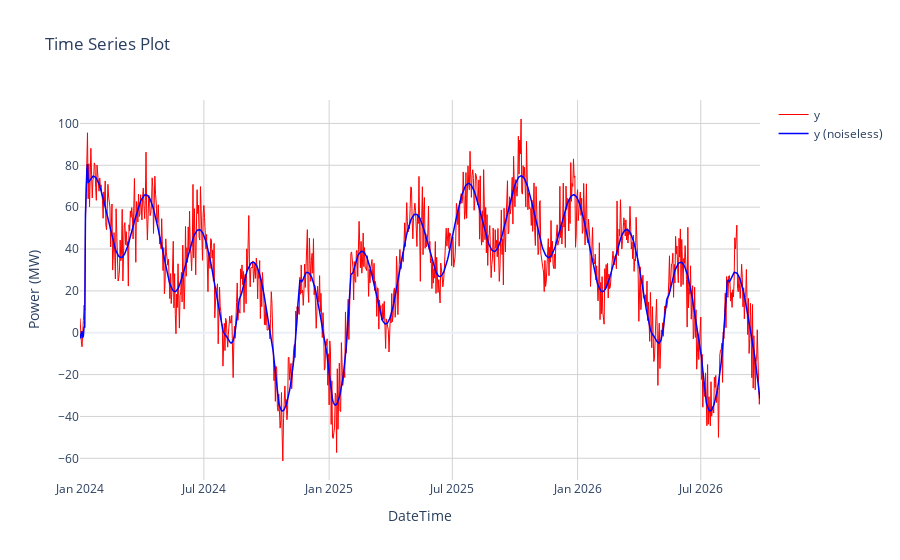

The code cell stored with this chart in its notebook:
### Code cell
import plotly.graph_objects as go

fig = go.Figure()

# Plot noisy y(t)
fig.add_trace(go.Scatter(
    x=DateTime,
    y=y.numpy(),
    mode='lines',
    name='y',
    line=dict(color='red', width=1)
))

# Plot noiseless y(t)
fig.add_trace(go.Scatter(
    x=DateTime,
    y=y_noiseless.numpy(),
    mode='lines',
    name='y (noiseless)',
    line=dict(color='blue', width=1.5)
))


# Update layout for title, axis labels, and grid
fig.update_layout(
    title='Time Series Plot',
    xaxis_title='DateTime',
    yaxis_title='Power (MW)',
    hovermode='x unified', # This is useful for time series to see values across traces at a given x
    template='plotly_white' # A clean white background template
)

# Add gridlines
fig.update_xaxes(showgrid=True, gridwidth=1, gridcolor='lightgray')
fig.update_yaxes(showgrid=True, gridwidth=1, gridcolor='lightgray')

fig.show()

### Figure 1 — Plotly figure (JSON) as saved in the notebook; plotly's stock layout.template omitted (floating-point values rounded to 4 significant figures; data arrays with more than 128 entries replaced by an {"elided": "..."} marker saying what was removed)
{"data": [{"line": {"color": "red", "width": 1}, "mode": "lines", "name": "y", "type": "scatter", "x": {"elided": "1000 str values"}, "y": {"elided": "1000 float values"}}, {"line": {"color": "blue", "width": 1.5}, "mode": "lines", "name": "y (noiseless)", "type": "scatter", "x": {"elided": "1000 str values"}, "y": {"elided": "1000 float values"}}], "layout": {"hovermode": "x unified", "title": {"text": "Time Series Plot"}, "xaxis": {"gridcolor": "lightgray", "gridwidth": 1, "showgrid": true, "title": {"text": "DateTime"}}, "yaxis": {"gridcolor": "lightgray", "gridwidth": 1, "showgrid": true, "title": {"text": "Power (MW)"}}}}
